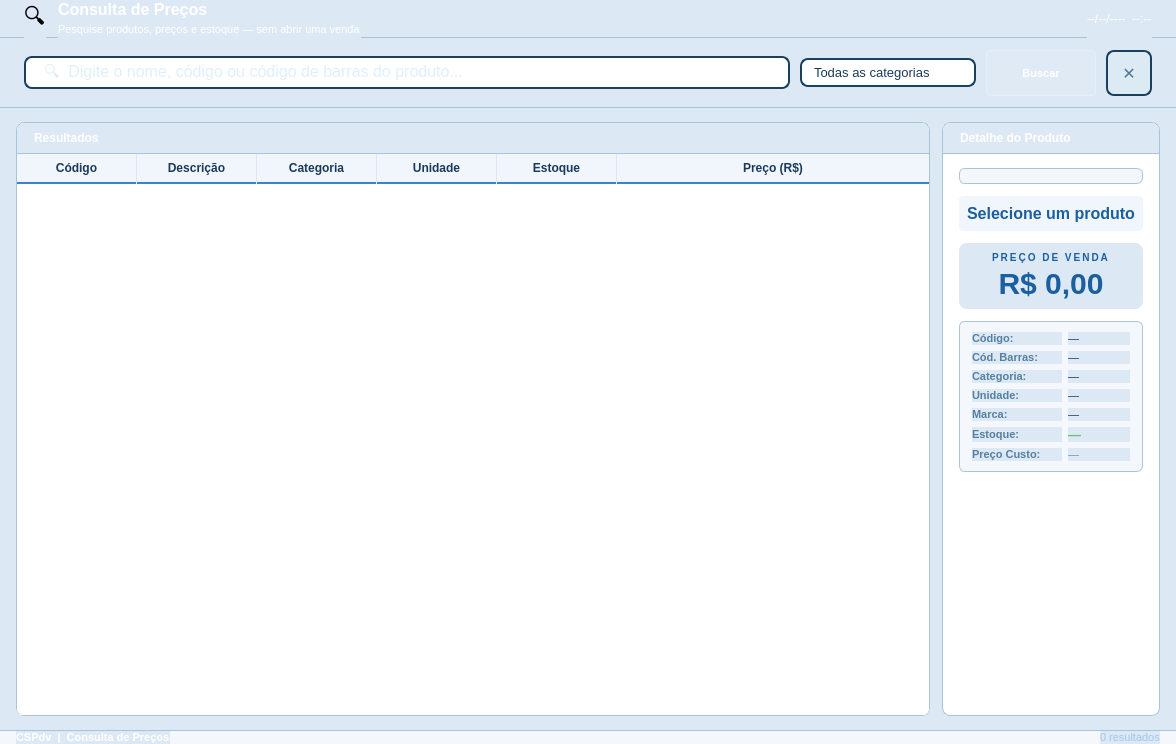
<?xml version="1.0" encoding="UTF-8"?>
<ui version="4.0">
 <class>TelaConsultaPrecos</class>
 <widget class="QWidget" name="TelaConsultaPrecos">
  <property name="geometry">
   <rect>
    <x>0</x>
    <y>0</y>
    <width>1176</width>
    <height>744</height>
   </rect>
  </property>
  <property name="windowTitle">
   <string>CSPdv - Consulta de Preços</string>
  </property>
  <property name="styleSheet">
   <string notr="true">QWidget { font-family: Arial; background-color: #dce8f4; }</string>
  </property>
  <layout class="QVBoxLayout" name="mainVLayout">
   <property name="spacing">
    <number>0</number>
   </property>
   <property name="leftMargin">
    <number>0</number>
   </property>
   <property name="topMargin">
    <number>0</number>
   </property>
   <property name="rightMargin">
    <number>0</number>
   </property>
   <property name="bottomMargin">
    <number>0</number>
   </property>
   <item>
    <widget class="QFrame" name="frameHeader">
     <property name="styleSheet">
      <string notr="true">
       QFrame#frameHeader {
        background: qlineargradient(x1:0,y1:0,x2:0,y2:1,
         stop:0 #3585c8, stop:1 #1a5fa0);
        border-bottom: 1px solid #a8c4d8;
       }
      </string>
     </property>
     <layout class="QHBoxLayout" name="headerHL">
      <property name="spacing">
       <number>12</number>
      </property>
      <property name="leftMargin">
       <number>24</number>
      </property>
      <property name="topMargin">
       <number>0</number>
      </property>
      <property name="rightMargin">
       <number>24</number>
      </property>
      <property name="bottomMargin">
       <number>0</number>
      </property>
      <item>
       <widget class="QLabel" name="lblHeaderIcone">
        <property name="styleSheet">
         <string notr="true"> background: qlineargradient(x1:0,y1:0,x2:0,y2:1,
         stop:0 #3585c8, stop:1 #1a5fa0);
font-size:22px;</string>
        </property>
        <property name="text">
         <string>🔍</string>
        </property>
       </widget>
      </item>
      <item>
       <layout class="QVBoxLayout">
        <property name="spacing">
         <number>1</number>
        </property>
        <item>
         <widget class="QLabel" name="lblHeaderTitulo">
          <property name="styleSheet">
           <string notr="true"> background: qlineargradient(x1:0,y1:0,x2:0,y2:1,
         stop:0 #3585c8, stop:1 #1a5fa0);
color:white;font-size:16px;font-weight:bold;</string>
          </property>
          <property name="text">
           <string>Consulta de Preços</string>
          </property>
         </widget>
        </item>
        <item>
         <widget class="QLabel" name="lblHeaderSub">
          <property name="styleSheet">
           <string notr="true"> background: qlineargradient(x1:0,y1:0,x2:0,y2:1,
         stop:0 #3585c8, stop:1 #1a5fa0);
color: white;
font-size:11px;</string>
          </property>
          <property name="text">
           <string>Pesquise produtos, preços e estoque — sem abrir uma venda</string>
          </property>
         </widget>
        </item>
       </layout>
      </item>
      <item>
       <spacer>
        <property name="orientation">
         <enum>Qt::Horizontal</enum>
        </property>
        <property name="sizeHint" stdset="0">
         <size>
          <width>20</width>
          <height>10</height>
         </size>
        </property>
       </spacer>
      </item>
      <item>
       <widget class="QLabel" name="lblDataHora">
        <property name="styleSheet">
         <string notr="true"> background: qlineargradient(x1:0,y1:0,x2:0,y2:1,
         stop:0 #3585c8, stop:1 #1a5fa0);
color:white;font-size:12px;</string>
        </property>
        <property name="text">
         <string>--/--/----  --:--</string>
        </property>
       </widget>
      </item>
     </layout>
    </widget>
   </item>
   <item>
    <widget class="QFrame" name="frameBuscaPrincipal">
     <property name="styleSheet">
      <string notr="true">
       QFrame#frameBuscaPrincipal {
         background-color: qlineargradient(x1:0,y1:0,x2:0,y2:1,
         stop:0 #3585c8, stop:1 #1a5fa0);;
        border-bottom: 1px solid #a8c4d8;
       }
      </string>
     </property>
     <layout class="QHBoxLayout" name="buscaHL">
      <property name="spacing">
       <number>10</number>
      </property>
      <property name="leftMargin">
       <number>24</number>
      </property>
      <property name="topMargin">
       <number>12</number>
      </property>
      <property name="rightMargin">
       <number>24</number>
      </property>
      <property name="bottomMargin">
       <number>12</number>
      </property>
      <item>
       <widget class="QLineEdit" name="lineEditBusca">
        <property name="styleSheet">
         <string notr="true">
          QLineEdit {
           background-color: #ffffff;
           border: 2px solid #1a4060;
           border-radius: 8px;
           font-size: 16px;
           color: #c0dff4;
           padding: 4px 16px;
           selection-background-color: #3585c8;
           selection-color: white;
          }
          QLineEdit:focus {
           border: 2px solid #3585c8;
           background-color: #ffffff;
          }
          QLineEdit:hover:!focus {
           border: 2px solid #2a5a80;
          }
         </string>
        </property>
        <property name="placeholderText">
         <string>🔍  Digite o nome, código ou código de barras do produto...</string>
        </property>
       </widget>
      </item>
      <item>
       <widget class="QComboBox" name="comboCategoria">
        <property name="styleSheet">
         <string notr="true">
          QComboBox {
           background-color: #ffffff;
           border: 2px solid #1a4060;
           border-radius: 8px;
           font-size: 13px;
           color: #1a3a5c;
           padding: 4px 12px;
          }
          QComboBox:focus { border-color: #3585c8; }
          QComboBox::drop-down { border: none; width: 28px; }
          QComboBox QAbstractItemView {
           background-color: #ffffff;
           border: 1px solid #1a4060;
           selection-background-color: #3585c8;
           color: #1a3a5c;
           font-size: 13px;
          }
         </string>
        </property>
        <item>
         <property name="text">
          <string>Todas as categorias</string>
         </property>
        </item>
       </widget>
      </item>
      <item>
       <widget class="QPushButton" name="btnBuscar">
        <property name="minimumSize">
         <size>
          <width>110</width>
          <height>46</height>
         </size>
        </property>
        <property name="styleSheet">
         <string notr="true">QPushButton{background-color:rgba(255,255,255,25);color:white;font-size:11px;font-weight:bold;border:1px solid rgba(255,255,255,60);border-radius:4px;padding:4px 12px;}QPushButton:hover{background-color:rgba(255,255,255,40);}QPushButton:pressed{background-color:rgba(255,255,255,15);}</string>
        </property>
        <property name="text">
         <string>Buscar</string>
        </property>
        <property name="shortcut">
         <string>Return</string>
        </property>
       </widget>
      </item>
      <item>
       <widget class="QPushButton" name="btnLimparBusca">
        <property name="minimumSize">
         <size>
          <width>46</width>
          <height>46</height>
         </size>
        </property>
        <property name="maximumSize">
         <size>
          <width>46</width>
          <height>46</height>
         </size>
        </property>
        <property name="toolTip">
         <string>Limpar pesquisa</string>
        </property>
        <property name="styleSheet">
         <string notr="true">
          QPushButton{background-color:#dceaf4;color:#4a7a9a;font-size:16px;font-weight:bold;border:2px solid #1a4060;border-radius:8px;}
          QPushButton:hover{background-color:#1e3050;border-color:#2a5a80;color:#6a9ab0;}
          QPushButton:pressed{background-color:#f0f6fc;}
         </string>
        </property>
        <property name="text">
         <string>✕</string>
        </property>
       </widget>
      </item>
     </layout>
    </widget>
   </item>
   <item>
    <layout class="QHBoxLayout" name="contentHL">
     <property name="spacing">
      <number>12</number>
     </property>
     <property name="leftMargin">
      <number>16</number>
     </property>
     <property name="topMargin">
      <number>14</number>
     </property>
     <property name="rightMargin">
      <number>16</number>
     </property>
     <property name="bottomMargin">
      <number>14</number>
     </property>
     <item>
      <widget class="QFrame" name="frameResultados">
       <property name="styleSheet">
        <string notr="true">
          QFrame#frameResultados {
           background-color: #ffffff;
           border: 1px solid #a8c4d8;
           border-radius: 8px;
          }
         </string>
       </property>
       <layout class="QVBoxLayout" name="resultadosVL">
        <property name="spacing">
         <number>0</number>
        </property>
        <property name="leftMargin">
         <number>0</number>
        </property>
        <property name="topMargin">
         <number>0</number>
        </property>
        <property name="rightMargin">
         <number>0</number>
        </property>
        <property name="bottomMargin">
         <number>0</number>
        </property>
        <item>
         <widget class="QLabel" name="lblResultadosHeader">
          <property name="styleSheet">
           <string notr="true">
             QLabel {
                      background-color: qlineargradient(x1:0,y1:0,x2:0,y2:1,
         stop:0 #3585c8, stop:1 #1a5fa0);;;
              color: white;
              font-size: 12px;
              font-weight: bold;
              padding: 8px 14px;
              border-top-left-radius: 8px;
              border-top-right-radius: 8px;
              border-bottom: 1px solid #a8c4d8;
             }
            </string>
          </property>
          <property name="text">
           <string>Resultados</string>
          </property>
         </widget>
        </item>
        <item>
         <widget class="QTableWidget" name="tableResultados">
          <property name="styleSheet">
           <string notr="true">QTableWidget{background-color:#ffffff;alternate-background-color:#f2f8fc;border:none;border-bottom-left-radius:6px;border-bottom-right-radius:6px;font-size:12px;gridline-color:#dce8f0;outline:0;}QTableWidget::item{padding:4px 8px;color:#111111;}QTableWidget::item:selected{background-color:#3585c8;color:#ffffff;}QTableWidget::item:hover:!selected{background-color:#ddeef8;}QHeaderView::section:horizontal{background-color:#f0f6fc;color:#1a3a5c;font-size:12px;font-weight:bold;padding:5px 8px;border:none;border-right:1px solid #dce8f0;border-bottom:2px solid #3585c8;}QHeaderView::section:horizontal:last{border-right:none;}QHeaderView::section:horizontal:checked{background-color:#f0f6fc;color:#1a3a5c;}QHeaderView::section:vertical{background-color:#ffffff;color:#ffffff;border:none;border-bottom:1px solid #dce8f0;border-right:1px solid #dce8f0;width:16px;}QHeaderView::section:vertical:checked{background-color:#3585c8;color:#3585c8;}QTableCornerButton::section{background-color:#f0f6fc;border:none;border-bottom:2px solid #3585c8;border-right:1px solid #dce8f0;}QScrollBar:vertical{background:#f0f4f8;width:10px;margin:0;}QScrollBar::handle:vertical{background:#a8c4d8;border-radius:4px;min-height:20px;}QScrollBar::handle:vertical:hover{background:#3585c8;}QScrollBar::add-line:vertical,QScrollBar::sub-line:vertical{height:0px;}</string>
          </property>
          <property name="editTriggers">
           <set>QAbstractItemView::NoEditTriggers</set>
          </property>
          <property name="alternatingRowColors">
           <bool>true</bool>
          </property>
          <property name="selectionMode">
           <enum>QAbstractItemView::SingleSelection</enum>
          </property>
          <property name="selectionBehavior">
           <enum>QAbstractItemView::SelectRows</enum>
          </property>
          <property name="showGrid">
           <bool>true</bool>
          </property>
          <property name="sortingEnabled">
           <bool>true</bool>
          </property>
          <property name="rowCount">
           <number>0</number>
          </property>
          <property name="columnCount">
           <number>6</number>
          </property>
          <attribute name="horizontalHeaderVisible">
           <bool>true</bool>
          </attribute>
          <attribute name="horizontalHeaderDefaultSectionSize">
           <number>120</number>
          </attribute>
          <attribute name="horizontalHeaderHighlightSections">
           <bool>false</bool>
          </attribute>
          <attribute name="horizontalHeaderStretchLastSection">
           <bool>true</bool>
          </attribute>
          <attribute name="verticalHeaderVisible">
           <bool>true</bool>
          </attribute>
          <attribute name="verticalHeaderDefaultSectionSize">
           <number>30</number>
          </attribute>
          <attribute name="verticalHeaderHighlightSections">
           <bool>false</bool>
          </attribute>
          <column>
           <property name="text">
            <string>Código</string>
           </property>
          </column>
          <column>
           <property name="text">
            <string>Descrição</string>
           </property>
          </column>
          <column>
           <property name="text">
            <string>Categoria</string>
           </property>
          </column>
          <column>
           <property name="text">
            <string>Unidade</string>
           </property>
          </column>
          <column>
           <property name="text">
            <string>Estoque</string>
           </property>
          </column>
          <column>
           <property name="text">
            <string>Preço (R$)</string>
           </property>
          </column>
         </widget>
        </item>
       </layout>
      </widget>
     </item>
     <item>
      <widget class="QFrame" name="framePainelDetalhe">
       <property name="styleSheet">
        <string notr="true">
          QFrame#framePainelDetalhe {
           background-color: #ffffff;
           border: 1px solid #a8c4d8;
           border-radius: 8px;
          }
         </string>
       </property>
       <layout class="QVBoxLayout" name="detalheVL">
        <property name="spacing">
         <number>0</number>
        </property>
        <property name="leftMargin">
         <number>0</number>
        </property>
        <property name="topMargin">
         <number>0</number>
        </property>
        <property name="rightMargin">
         <number>0</number>
        </property>
        <property name="bottomMargin">
         <number>0</number>
        </property>
        <item>
         <widget class="QLabel" name="lblDetalheHeader">
          <property name="styleSheet">
           <string notr="true">
             QLabel {
                       background-color: qlineargradient(x1:0,y1:0,x2:0,y2:1,
         stop:0 #3585c8, stop:1 #1a5fa0);;;
              color: white;
              font-size: 12px;
              font-weight: bold;
              padding: 8px 14px;
              border-top-left-radius: 8px;
              border-top-right-radius: 8px;
              border-bottom: 1px solid #a8c4d8;
             }
            </string>
          </property>
          <property name="text">
           <string>Detalhe do Produto</string>
          </property>
         </widget>
        </item>
        <item>
         <widget class="QFrame" name="frameDetalheConteudo">
          <property name="styleSheet">
           <string notr="true">QFrame#frameDetalheConteudo{background-color:transparent;}</string>
          </property>
          <layout class="QVBoxLayout" name="detalheConteudoVL">
           <property name="spacing">
            <number>12</number>
           </property>
           <property name="leftMargin">
            <number>16</number>
           </property>
           <property name="topMargin">
            <number>14</number>
           </property>
           <property name="rightMargin">
            <number>16</number>
           </property>
           <property name="bottomMargin">
            <number>14</number>
           </property>
           <item>
            <widget class="QLabel" name="lblImagemProduto">
             <property name="styleSheet">
              <string notr="true">
                QLabel {
                 background-color: #f4f8fc;
                 border: 1px solid #a8c4d8;
                 border-radius: 6px;
                }
               </string>
             </property>
             <property name="text">
              <string/>
             </property>
             <property name="scaledContents">
              <bool>false</bool>
             </property>
             <property name="alignment">
              <set>Qt::AlignCenter</set>
             </property>
            </widget>
           </item>
           <item>
            <widget class="QLabel" name="lblDetalheNome">
             <property name="styleSheet">
              <string notr="true">font-size:16px;font-weight:bold;color:#1a5fa0;padding:8px;background-color:#f0f6fc;border-radius:4px;</string>
             </property>
             <property name="text">
              <string>Selecione um produto</string>
             </property>
             <property name="alignment">
              <set>Qt::AlignCenter</set>
             </property>
             <property name="wordWrap">
              <bool>true</bool>
             </property>
            </widget>
           </item>
           <item>
            <widget class="QFrame" name="framePrecoDestaque">
             <property name="styleSheet">
              <string notr="true">
                QFrame#framePrecoDestaque {
                 background: qlineargradient(x1:0,y1:0,x2:0,y2:1,
                  stop:0 #1a5fa0, stop:1 #0e3878);
                 border-radius: 8px;
                }
               </string>
             </property>
             <layout class="QVBoxLayout" name="precoDestaqueVL">
              <property name="spacing">
               <number>2</number>
              </property>
              <property name="leftMargin">
               <number>14</number>
              </property>
              <property name="topMargin">
               <number>8</number>
              </property>
              <property name="rightMargin">
               <number>14</number>
              </property>
              <property name="bottomMargin">
               <number>8</number>
              </property>
              <item>
               <widget class="QLabel" name="lblPrecoTitulo">
                <property name="styleSheet">
                 <string notr="true">color:#1a5fa0;font-size:10px;font-weight:bold;letter-spacing:2px;
</string>
                </property>
                <property name="text">
                 <string>PREÇO DE VENDA</string>
                </property>
                <property name="alignment">
                 <set>Qt::AlignCenter</set>
                </property>
               </widget>
              </item>
              <item>
               <widget class="QLabel" name="lblDetalhePreco">
                <property name="styleSheet">
                 <string notr="true">color: #1a5fa0;font-size:30px;font-weight:bold;</string>
                </property>
                <property name="text">
                 <string>R$ 0,00</string>
                </property>
                <property name="alignment">
                 <set>Qt::AlignCenter</set>
                </property>
               </widget>
              </item>
             </layout>
            </widget>
           </item>
           <item>
            <widget class="QFrame" name="frameCamposDetalhe">
             <property name="styleSheet">
              <string notr="true">
                QFrame#frameCamposDetalhe {
                 background-color: #f4f8fc;
                 border: 1px solid #a8c4d8;
                 border-radius: 6px;
                }
               </string>
             </property>
             <layout class="QVBoxLayout" name="camposDetalheVL">
              <property name="spacing">
               <number>6</number>
              </property>
              <property name="leftMargin">
               <number>12</number>
              </property>
              <property name="topMargin">
               <number>10</number>
              </property>
              <property name="rightMargin">
               <number>12</number>
              </property>
              <property name="bottomMargin">
               <number>10</number>
              </property>
              <item>
               <layout class="QHBoxLayout">
                <property name="spacing">
                 <number>6</number>
                </property>
                <item>
                 <widget class="QLabel" name="lblDetCodLabel">
                  <property name="styleSheet">
                   <string notr="true">font-size:11px;font-weight:bold;color:#5580a0;min-width:90px;</string>
                  </property>
                  <property name="text">
                   <string>Código:</string>
                  </property>
                 </widget>
                </item>
                <item>
                 <widget class="QLabel" name="lblDetCodValor">
                  <property name="styleSheet">
                   <string notr="true">font-size:11px;color:#1a3a5c;</string>
                  </property>
                  <property name="text">
                   <string>—</string>
                  </property>
                 </widget>
                </item>
               </layout>
              </item>
              <item>
               <layout class="QHBoxLayout">
                <property name="spacing">
                 <number>6</number>
                </property>
                <item>
                 <widget class="QLabel" name="lblDetCodBarLabel">
                  <property name="styleSheet">
                   <string notr="true">font-size:11px;font-weight:bold;color:#5580a0;min-width:90px;</string>
                  </property>
                  <property name="text">
                   <string>Cód. Barras:</string>
                  </property>
                 </widget>
                </item>
                <item>
                 <widget class="QLabel" name="lblDetCodBarValor">
                  <property name="styleSheet">
                   <string notr="true">font-size:11px;color:#1a3a5c;</string>
                  </property>
                  <property name="text">
                   <string>—</string>
                  </property>
                 </widget>
                </item>
               </layout>
              </item>
              <item>
               <layout class="QHBoxLayout">
                <property name="spacing">
                 <number>6</number>
                </property>
                <item>
                 <widget class="QLabel" name="lblDetCatLabel">
                  <property name="styleSheet">
                   <string notr="true">font-size:11px;font-weight:bold;color:#5580a0;min-width:90px;</string>
                  </property>
                  <property name="text">
                   <string>Categoria:</string>
                  </property>
                 </widget>
                </item>
                <item>
                 <widget class="QLabel" name="lblDetCatValor">
                  <property name="styleSheet">
                   <string notr="true">font-size:11px;color:#1a3a5c;</string>
                  </property>
                  <property name="text">
                   <string>—</string>
                  </property>
                 </widget>
                </item>
               </layout>
              </item>
              <item>
               <layout class="QHBoxLayout">
                <property name="spacing">
                 <number>6</number>
                </property>
                <item>
                 <widget class="QLabel" name="lblDetUnidLabel">
                  <property name="styleSheet">
                   <string notr="true">font-size:11px;font-weight:bold;color:#5580a0;min-width:90px;</string>
                  </property>
                  <property name="text">
                   <string>Unidade:</string>
                  </property>
                 </widget>
                </item>
                <item>
                 <widget class="QLabel" name="lblDetUnidValor">
                  <property name="styleSheet">
                   <string notr="true">font-size:11px;color:#1a3a5c;</string>
                  </property>
                  <property name="text">
                   <string>—</string>
                  </property>
                 </widget>
                </item>
               </layout>
              </item>
              <item>
               <layout class="QHBoxLayout">
                <property name="spacing">
                 <number>6</number>
                </property>
                <item>
                 <widget class="QLabel" name="lblDetMarcaLabel">
                  <property name="styleSheet">
                   <string notr="true">font-size:11px;font-weight:bold;color:#5580a0;min-width:90px;</string>
                  </property>
                  <property name="text">
                   <string>Marca:</string>
                  </property>
                 </widget>
                </item>
                <item>
                 <widget class="QLabel" name="lblDetMarcaValor">
                  <property name="styleSheet">
                   <string notr="true">font-size:11px;color:#1a3a5c;</string>
                  </property>
                  <property name="text">
                   <string>—</string>
                  </property>
                 </widget>
                </item>
               </layout>
              </item>
              <item>
               <layout class="QHBoxLayout">
                <property name="spacing">
                 <number>6</number>
                </property>
                <item>
                 <widget class="QLabel" name="lblDetEstoqueLabel">
                  <property name="styleSheet">
                   <string notr="true">font-size:11px;font-weight:bold;color:#5580a0;min-width:90px;</string>
                  </property>
                  <property name="text">
                   <string>Estoque:</string>
                  </property>
                 </widget>
                </item>
                <item>
                 <widget class="QLabel" name="lblDetEstoqueValor">
                  <property name="styleSheet">
                   <string notr="true">font-size:13px;font-weight:bold;color:#60c860;</string>
                  </property>
                  <property name="text">
                   <string>—</string>
                  </property>
                 </widget>
                </item>
               </layout>
              </item>
              <item>
               <layout class="QHBoxLayout">
                <property name="spacing">
                 <number>6</number>
                </property>
                <item>
                 <widget class="QLabel" name="lblDetCustoLabel">
                  <property name="styleSheet">
                   <string notr="true">font-size:11px;font-weight:bold;color:#5580a0;min-width:90px;</string>
                  </property>
                  <property name="text">
                   <string>Preço Custo:</string>
                  </property>
                 </widget>
                </item>
                <item>
                 <widget class="QLabel" name="lblDetCustoValor">
                  <property name="styleSheet">
                   <string notr="true">font-size:11px;color:#6a9ab0;</string>
                  </property>
                  <property name="text">
                   <string>—</string>
                  </property>
                 </widget>
                </item>
               </layout>
              </item>
             </layout>
            </widget>
           </item>
           <item>
            <spacer>
             <property name="orientation">
              <enum>Qt::Vertical</enum>
             </property>
             <property name="sizeHint" stdset="0">
              <size>
               <width>10</width>
               <height>8</height>
              </size>
             </property>
            </spacer>
           </item>
          </layout>
         </widget>
        </item>
       </layout>
      </widget>
     </item>
    </layout>
   </item>
   <item>
    <widget class="QFrame" name="frameStatusBar">
     <property name="styleSheet">
      <string notr="true">
       QFrame#frameStatusBar {
        background-color: #f4f8fc;
        border-top: 1px solid #a8c4d8;
       }
      </string>
     </property>
     <layout class="QHBoxLayout" name="statusHL">
      <property name="leftMargin">
       <number>16</number>
      </property>
      <property name="topMargin">
       <number>0</number>
      </property>
      <property name="rightMargin">
       <number>16</number>
      </property>
      <property name="bottomMargin">
       <number>0</number>
      </property>
      <item>
       <widget class="QLabel" name="lblStatusBar">
        <property name="styleSheet">
         <string notr="true">color:white;font-size:11px;font-weight:bold;</string>
        </property>
        <property name="text">
         <string>CSPdv  |  Consulta de Preços</string>
        </property>
       </widget>
      </item>
      <item>
       <spacer>
        <property name="orientation">
         <enum>Qt::Horizontal</enum>
        </property>
        <property name="sizeHint" stdset="0">
         <size>
          <width>20</width>
          <height>10</height>
         </size>
        </property>
       </spacer>
      </item>
      <item>
       <widget class="QLabel" name="lblStatusResultados">
        <property name="styleSheet">
         <string notr="true">color:#a0c8e8;font-size:11px;</string>
        </property>
        <property name="text">
         <string>0 resultados</string>
        </property>
       </widget>
      </item>
     </layout>
    </widget>
   </item>
  </layout>
 </widget>
 <resources/>
 <connections/>
</ui>
